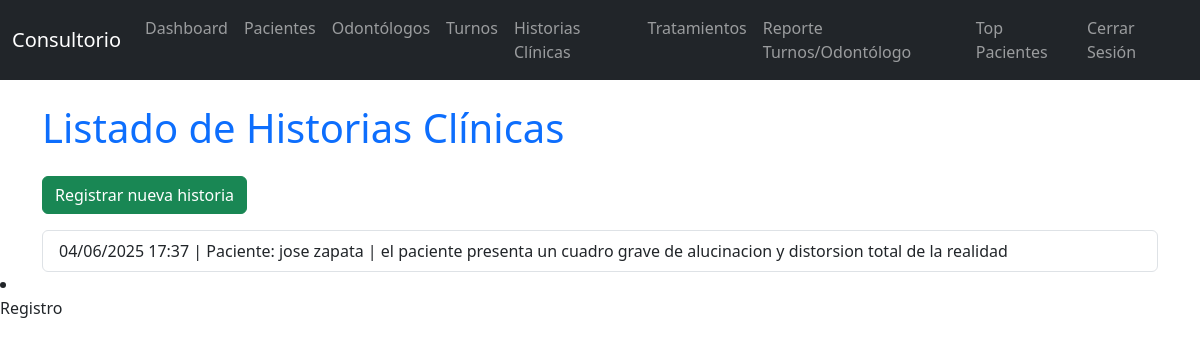
Screenshot of /historias_clinicas with the database file from the repository.
### app/models.py (models this page shows, shortened)
class HistoriaClinica(db.Model):
    id = db.Column(db.Integer, primary_key=True)
    paciente_id = db.Column(db.Integer, db.ForeignKey('paciente.id'), nullable=False)
    fecha = db.Column(db.DateTime, default=datetime.utcnow, nullable=False)
    descripcion = db.Column(db.Text, nullable=False)
    paciente = db.relationship('Paciente', backref=db.backref('historias_clinicas', lazy=True))

class Paciente(db.Model):
    id = db.Column(db.Integer, primary_key=True)
    nombre = db.Column(db.String(50), nullable=False)
    apellido = db.Column(db.String(50), nullable=False)
    turnos = db.relationship('Turno', backref='paciente', lazy=True)

### app/routes.py (the view)
@app.route('/historias_clinicas')
def historias_clinicas():
    lista_historias = HistoriaClinica.query.all()
    return render_template('historias_clinicas.html', historias=lista_historias)

### app/templates/historias_clinicas.html (shortened to what this page needs)
{% extends "base.html" %}
{% block content %}
<h1 class="text-primary mb-4">Listado de Historias Clínicas</h1>
<a href="{{ url_for('nueva_historia_clinica') }}" class="btn btn-success mb-3">Registrar nueva historia</a>
    {% if historias %}
<ul class="list-group">
    {% for historia in historias %}
    <li class="list-group-item">
        {{ historia.fecha.strftime('%d/%m/%Y %H:%M') }} |
        Paciente: {{ historia.paciente.nombre }} {{ historia.paciente.apellido }} |
        {{ historia.descripcion }}
    </li>
    {% endfor %}
</ul>
    {% else %}
<div class="alert alert-info">No hay historias clínicas registradas aún.</div>
    {% endif %}
{% endblock %}

### rows the page displays
HistoriaClinica: fecha "04/06/2025 17:37", paciente.nombre "jose", paciente.apellido "zapata", descripcion "el paciente presenta un cuadro grave de alucinacion y distorsion total de la realidad"
